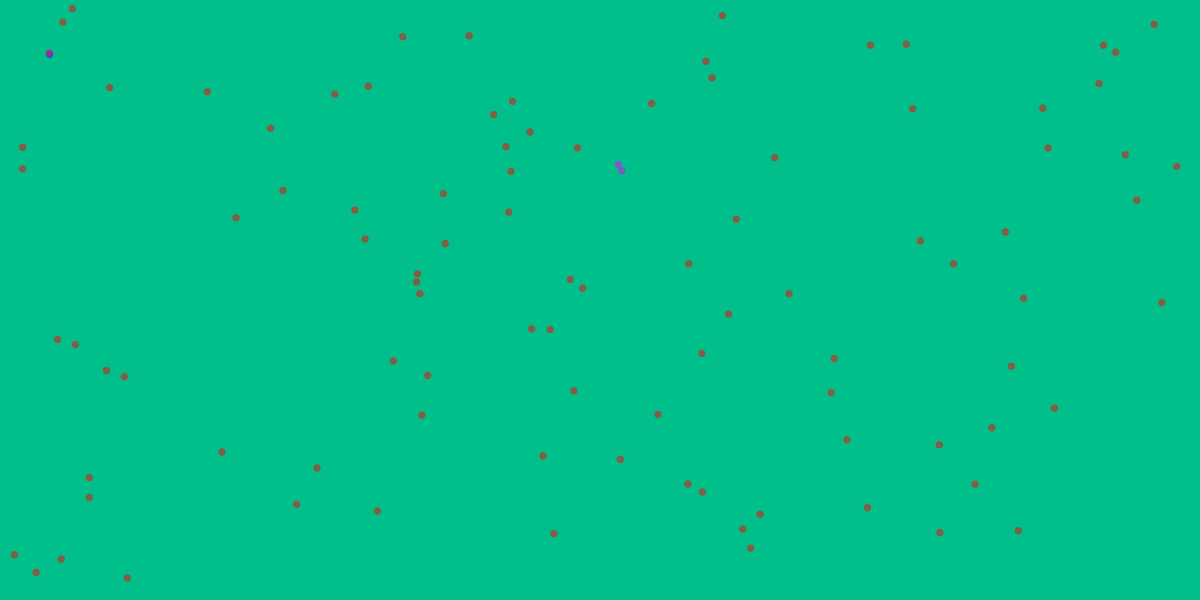
Frame 1 (no input)
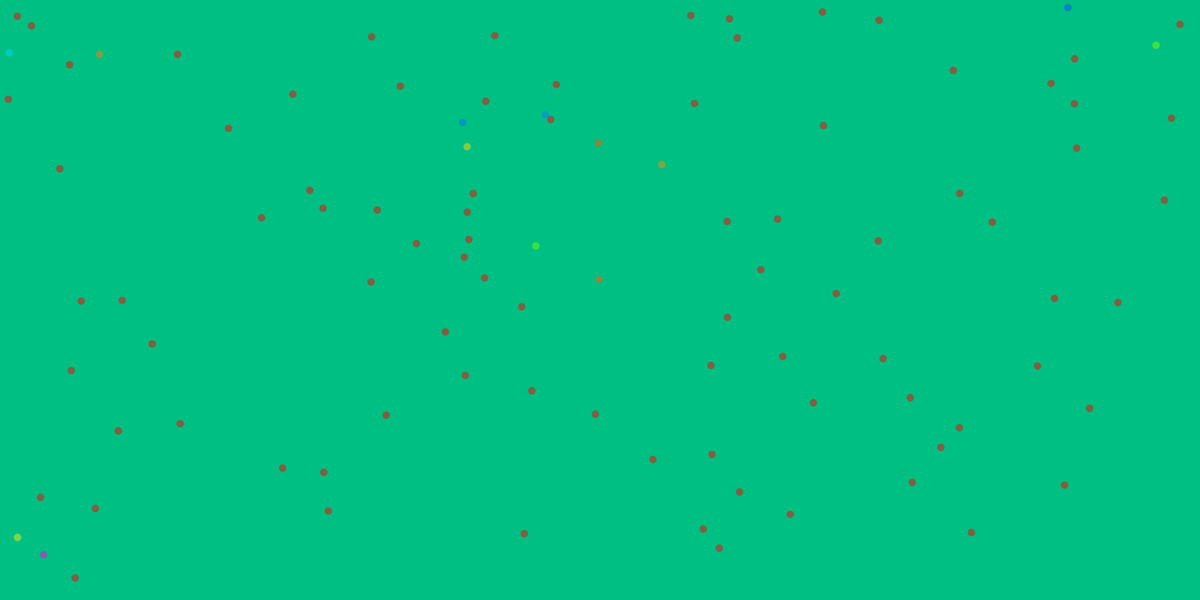
Frame 60 (the mouse pressed at the canvas centre just before this capture)
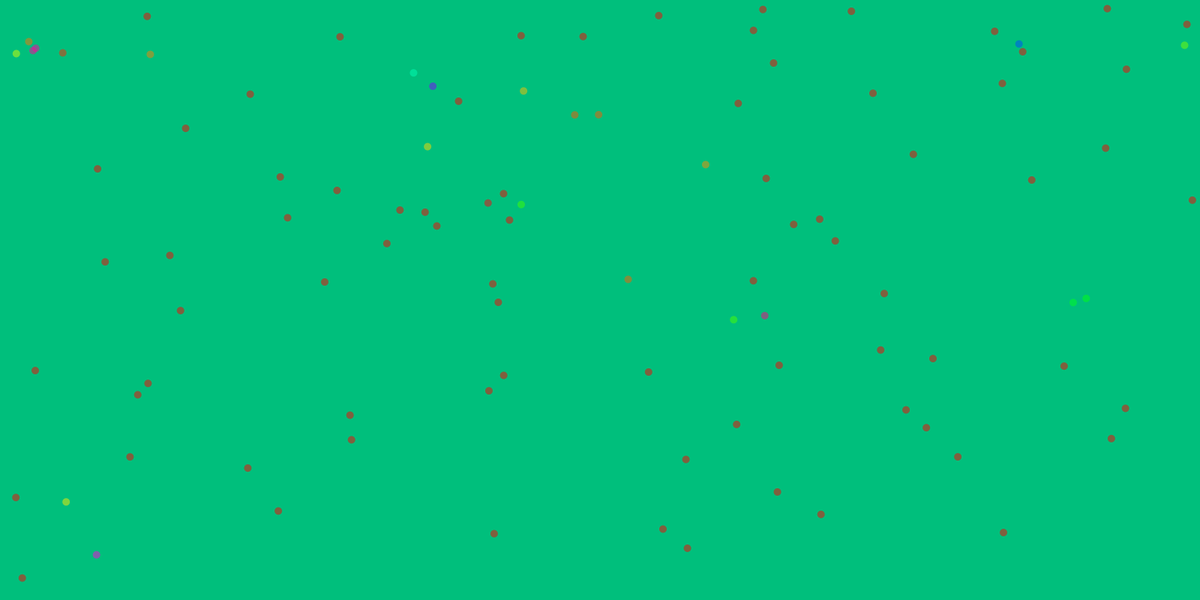
Frame 120 (the mouse held since frame 60 and released just before this capture)

The Processing sketch that drew these frames (run headless with seeded random() and noise(); from frame 60 on, the mouse is pressed at the canvas centre):

// Processing sketch: BigCircleTouch_hundredLittleReds
// ── BigCircleTouch_hundredLittleReds.pde
Circles [] roundOne = new Circles[100];

void setup(){
  size(1600,800);

for (int i = 0; i < roundOne.length; i++) {
  //float d = (i+1)*10;
  //float d = random (20,50);
  float d = 10;
  float x = random(0+(d/2),(width-(d/2)));
  float y = random(0+(d/2),(height-(d/2)));
  boolean tester = false;
  //float xspeed = random (.5,1.2);
  //float yspeed = random (.5,1.2);
  roundOne[i] = new Circles(x,y,d);
  colorMode(HSB,100);
  
}
}






void draw() {
  roundOne[0].colorBack();
  
  //background(0);
  //float maker = 40;
  //fill(maker, 100, 100, 75);
  for (int i = 0; i < roundOne.length; i++) {
    
    boolean tester = false;
            for(int j = 0; j < roundOne.length; j++) {
              if  ( (i != j) && (roundOne[i].touching(roundOne[j]))  ) {
              tester = true;}
            }
  if (tester) {
    roundOne[i].changeRGB();
    //maker = 60; 
    //fill(maker, 100, 100,75);
    }
  else {
    //roundOne[i].normRGB(40);
    roundOne[i].normRGB();
    //maker = 40;
    //fill(maker,100, 100, 75);
  }

roundOne[i].display();
roundOne[i].move();
roundOne[i].checkEdges();

}

//roundOne[0].x = mouseX;
//roundOne[0].y = mouseY;

}
// ── sketchy.pde

//add random color change when touching that stays once they stop touching
//make the color change slowly switch and switch back when touching/not touching


class Circles {
  float x; 
  float y; 
  float d;
  float cirColor;
  float xspeed;
  float yspeed;
  float hueX;
  float hueY; 
  float ballX;
  float ballY;
  float hueAt;
  float switcherX;
  float switcherY;
  float coinFlipX;
  float coinFlipY;  
  
  Circles(float x ,float y,float d){  
  this.x = x; 
  this.y = y; 
  this.d = d;
  coinFlipX = 1;
  this.switcherX = random (0,2);
  this.switcherY = random (0,2);
  if (this.switcherX <= 1){
    coinFlipX = -1;
  }
  if (this.switcherY <= 1){
    coinFlipY = -1;
  }
  this.xspeed = coinFlipX * random (.5,1.2);
  this.yspeed = coinFlipY * random (.5,1.2);
  } 
  
  boolean touching (Circles other) {
    float dtest = dist(this.x,this.y,other.x, other.y);
    if (dtest < (    (this.d/2) + (other.d/2)   )   ) {
       return true;}
    else {
     return false;}
  }
  
  void changeRGB() {
    //fill(random(0,100),100,100,75);
    this.hueAt = random(0,100);
    fill(this.hueAt,100,100,50);
  }
  
  void normRGB(float changeLook) {
    fill(changeLook,100,100,45);
  }
    void normRGB() {
    //fill(changeLook,100,100,45);
    fill(this.hueAt,100,100,50);
  }

  void display() {
    stroke(255);
    strokeWeight(5);
    ellipse(x, y, d, d);
  }
  
  void move() {
    //this.x = this.x + random(-2,2);
    //this.y = this.y + random(-2,2);
    
    this.x= this.x + this.xspeed;
    this.y= this.y + this.yspeed;
  }
  
  void checkEdges () {
  //if (x < (d/2) || x >        ) {
  if (x + (d/2) > width || x-(d/2) < 0) {
    xspeed = xspeed * -1;
  }
  if (y + (d/2) > height || y-(d/2) < 0) {
    yspeed = yspeed * -1;
  }
}
void colorBack () {
  hueX = x * 100 / width ;
  hueY = y * 100 / height; 
  background (((hueX/2) + (hueY/2)), 100, 75);
}
void colorBall () {
  ballX = x * 100 / width ;
  ballY = y * 100 / height; 
  fill ((100-((ballX/2) + (ballY/2))), 100, 100);; 
}
}
